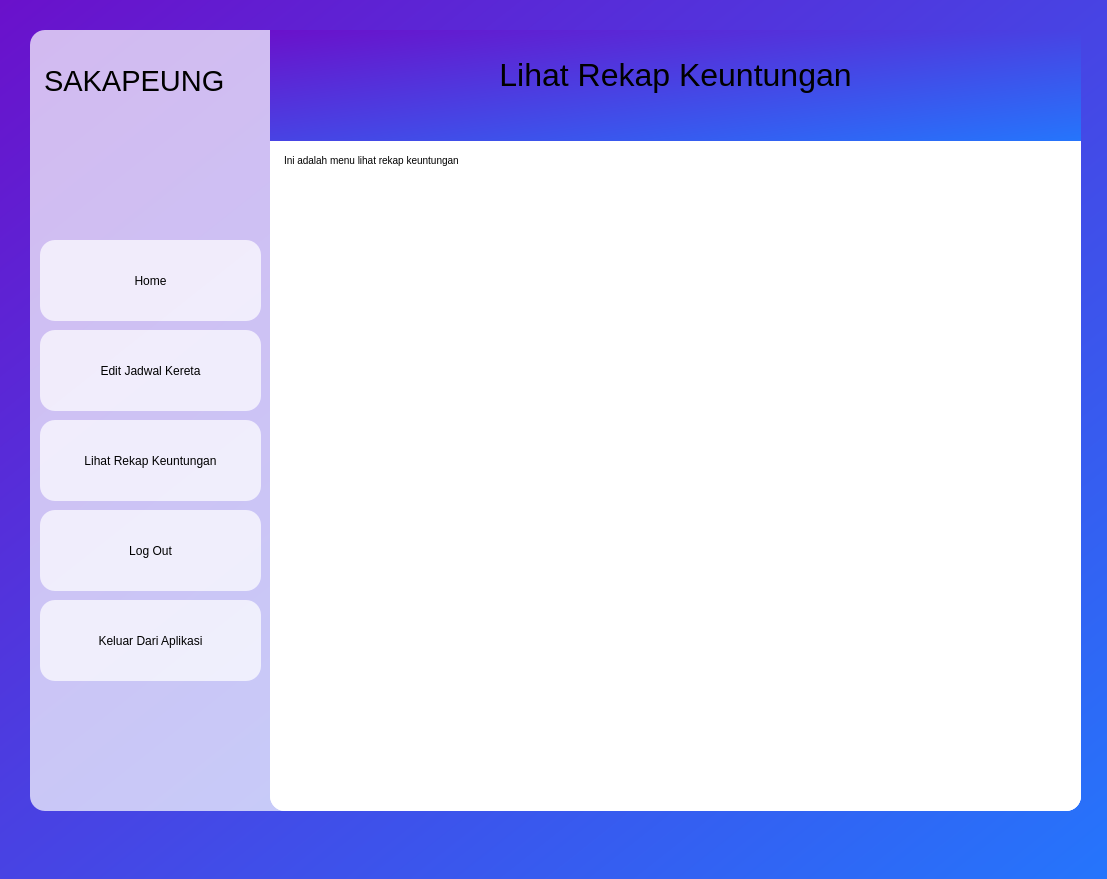
<?xml version="1.0" encoding="UTF-8"?>
<ui version="4.0">
 <class>dashboard_admin_sakapeung</class>
 <widget class="QMainWindow" name="dashboard_admin_sakapeung">
  <property name="geometry">
   <rect>
    <x>0</x>
    <y>0</y>
    <width>1107</width>
    <height>879</height>
   </rect>
  </property>
  <property name="windowTitle">
   <string>Dashboard SAKAPEUNG</string>
  </property>
  <property name="styleSheet">
   <string notr="true">background: qlineargradient(x1:0, y1:0, x2:1, y2:1, stop:0 #6a11cb, stop:1 #2575fc);
</string>
  </property>
  <widget class="QWidget" name="centralwidget">
   <widget class="QFrame" name="frame_utama">
    <property name="geometry">
     <rect>
      <x>30</x>
      <y>30</y>
      <width>1051</width>
      <height>781</height>
     </rect>
    </property>
    <property name="styleSheet">
     <string notr="true">background-color: rgba(255, 255, 255, 180); /* Transparansi */
border-radius: 15px; /* Membuat sudut melengkung */</string>
    </property>
    <property name="frameShape">
     <enum>QFrame::StyledPanel</enum>
    </property>
    <property name="frameShadow">
     <enum>QFrame::Raised</enum>
    </property>
    <widget class="QStackedWidget" name="stackedWidget">
     <property name="geometry">
      <rect>
       <x>240</x>
       <y>0</y>
       <width>811</width>
       <height>781</height>
      </rect>
     </property>
     <property name="styleSheet">
      <string notr="true">background : white;</string>
     </property>
     <property name="frameShape">
      <enum>QFrame::Box</enum>
     </property>
     <property name="frameShadow">
      <enum>QFrame::Plain</enum>
     </property>
     <property name="currentIndex">
      <number>2</number>
     </property>
     <widget class="QWidget" name="admin">
      <widget class="QTextEdit" name="home_admin">
       <property name="geometry">
        <rect>
         <x>10</x>
         <y>120</y>
         <width>791</width>
         <height>651</height>
        </rect>
       </property>
       <property name="html">
        <string>&lt;!DOCTYPE HTML PUBLIC &quot;-//W3C//DTD HTML 4.0//EN&quot; &quot;http://www.w3.org/TR/REC-html40/strict.dtd&quot;&gt;
&lt;html&gt;&lt;head&gt;&lt;meta name=&quot;qrichtext&quot; content=&quot;1&quot; /&gt;&lt;style type=&quot;text/css&quot;&gt;
p, li { white-space: pre-wrap; }
&lt;/style&gt;&lt;/head&gt;&lt;body style=&quot; font-family:'MS Shell Dlg 2'; font-size:7.8pt; font-weight:400; font-style:normal;&quot;&gt;
&lt;p style=&quot; margin-top:0px; margin-bottom:0px; margin-left:0px; margin-right:0px; -qt-block-indent:0; text-indent:0px;&quot;&gt;Ini adalah dashbiard admin&lt;/p&gt;&lt;/body&gt;&lt;/html&gt;</string>
       </property>
      </widget>
      <widget class="QTextBrowser" name="home_title_admin">
       <property name="geometry">
        <rect>
         <x>0</x>
         <y>0</y>
         <width>811</width>
         <height>111</height>
        </rect>
       </property>
       <property name="styleSheet">
        <string notr="true">background: qlineargradient(x1:0, y1:0, x2:1, y2:1, stop:0 #6a11cb, stop:1 #2575fc);
border-radius: 0px; 
</string>
       </property>
       <property name="html">
        <string>&lt;!DOCTYPE HTML PUBLIC &quot;-//W3C//DTD HTML 4.0//EN&quot; &quot;http://www.w3.org/TR/REC-html40/strict.dtd&quot;&gt;
&lt;html&gt;&lt;head&gt;&lt;meta name=&quot;qrichtext&quot; content=&quot;1&quot; /&gt;&lt;style type=&quot;text/css&quot;&gt;
p, li { white-space: pre-wrap; }
&lt;/style&gt;&lt;/head&gt;&lt;body style=&quot; font-family:'MS Shell Dlg 2'; font-size:7.8pt; font-weight:400; font-style:normal;&quot;&gt;
&lt;p align=&quot;center&quot; style=&quot;-qt-paragraph-type:empty; margin-top:0px; margin-bottom:0px; margin-left:0px; margin-right:0px; -qt-block-indent:0; text-indent:0px;&quot;&gt;&lt;br /&gt;&lt;/p&gt;
&lt;p align=&quot;center&quot; style=&quot; margin-top:0px; margin-bottom:0px; margin-left:0px; margin-right:0px; -qt-block-indent:0; text-indent:0px;&quot;&gt;&lt;span style=&quot; font-size:6pt;&quot;&gt; &lt;/span&gt;&lt;/p&gt;
&lt;p align=&quot;center&quot; style=&quot; margin-top:0px; margin-bottom:0px; margin-left:0px; margin-right:0px; -qt-block-indent:0; text-indent:0px;&quot;&gt;&lt;span style=&quot; font-size:24pt;&quot;&gt;Dashboard Admin&lt;/span&gt;&lt;/p&gt;&lt;/body&gt;&lt;/html&gt;</string>
       </property>
      </widget>
     </widget>
     <widget class="QWidget" name="edit_jadwal_kereta">
      <widget class="QTextBrowser" name="edit_jadwal_kereta_title_admin">
       <property name="geometry">
        <rect>
         <x>0</x>
         <y>0</y>
         <width>811</width>
         <height>111</height>
        </rect>
       </property>
       <property name="styleSheet">
        <string notr="true">background: qlineargradient(x1:0, y1:0, x2:1, y2:1, stop:0 #6a11cb, stop:1 #2575fc);
border-radius: 0px; 
</string>
       </property>
       <property name="html">
        <string>&lt;!DOCTYPE HTML PUBLIC &quot;-//W3C//DTD HTML 4.0//EN&quot; &quot;http://www.w3.org/TR/REC-html40/strict.dtd&quot;&gt;
&lt;html&gt;&lt;head&gt;&lt;meta name=&quot;qrichtext&quot; content=&quot;1&quot; /&gt;&lt;style type=&quot;text/css&quot;&gt;
p, li { white-space: pre-wrap; }
&lt;/style&gt;&lt;/head&gt;&lt;body style=&quot; font-family:'MS Shell Dlg 2'; font-size:7.8pt; font-weight:400; font-style:normal;&quot;&gt;
&lt;p align=&quot;center&quot; style=&quot;-qt-paragraph-type:empty; margin-top:0px; margin-bottom:0px; margin-left:0px; margin-right:0px; -qt-block-indent:0; text-indent:0px;&quot;&gt;&lt;br /&gt;&lt;/p&gt;
&lt;p align=&quot;center&quot; style=&quot; margin-top:0px; margin-bottom:0px; margin-left:0px; margin-right:0px; -qt-block-indent:0; text-indent:0px;&quot;&gt;&lt;span style=&quot; font-size:6pt;&quot;&gt; &lt;/span&gt;&lt;/p&gt;
&lt;p align=&quot;center&quot; style=&quot; margin-top:0px; margin-bottom:0px; margin-left:0px; margin-right:0px; -qt-block-indent:0; text-indent:0px;&quot;&gt;&lt;span style=&quot; font-size:24pt;&quot;&gt;Edit Jadwal Kereta&lt;/span&gt;&lt;/p&gt;&lt;/body&gt;&lt;/html&gt;</string>
       </property>
      </widget>
      <widget class="QTextEdit" name="edit_jadwal_kereta_admin">
       <property name="geometry">
        <rect>
         <x>10</x>
         <y>120</y>
         <width>791</width>
         <height>651</height>
        </rect>
       </property>
       <property name="html">
        <string>&lt;!DOCTYPE HTML PUBLIC &quot;-//W3C//DTD HTML 4.0//EN&quot; &quot;http://www.w3.org/TR/REC-html40/strict.dtd&quot;&gt;
&lt;html&gt;&lt;head&gt;&lt;meta name=&quot;qrichtext&quot; content=&quot;1&quot; /&gt;&lt;style type=&quot;text/css&quot;&gt;
p, li { white-space: pre-wrap; }
&lt;/style&gt;&lt;/head&gt;&lt;body style=&quot; font-family:'MS Shell Dlg 2'; font-size:7.8pt; font-weight:400; font-style:normal;&quot;&gt;
&lt;p style=&quot; margin-top:0px; margin-bottom:0px; margin-left:0px; margin-right:0px; -qt-block-indent:0; text-indent:0px;&quot;&gt;Ini adalah menu edit jadwal kereta&lt;/p&gt;&lt;/body&gt;&lt;/html&gt;</string>
       </property>
      </widget>
     </widget>
     <widget class="QWidget" name="lihat_rekap_keuntungan">
      <widget class="QTextBrowser" name="lihat_rekap_keuntungan_title_admin">
       <property name="geometry">
        <rect>
         <x>0</x>
         <y>0</y>
         <width>811</width>
         <height>111</height>
        </rect>
       </property>
       <property name="styleSheet">
        <string notr="true">background: qlineargradient(x1:0, y1:0, x2:1, y2:1, stop:0 #6a11cb, stop:1 #2575fc);
border-radius: 0px;
</string>
       </property>
       <property name="html">
        <string>&lt;!DOCTYPE HTML PUBLIC &quot;-//W3C//DTD HTML 4.0//EN&quot; &quot;http://www.w3.org/TR/REC-html40/strict.dtd&quot;&gt;
&lt;html&gt;&lt;head&gt;&lt;meta name=&quot;qrichtext&quot; content=&quot;1&quot; /&gt;&lt;style type=&quot;text/css&quot;&gt;
p, li { white-space: pre-wrap; }
&lt;/style&gt;&lt;/head&gt;&lt;body style=&quot; font-family:'MS Shell Dlg 2'; font-size:7.8pt; font-weight:400; font-style:normal;&quot;&gt;
&lt;p align=&quot;center&quot; style=&quot;-qt-paragraph-type:empty; margin-top:0px; margin-bottom:0px; margin-left:0px; margin-right:0px; -qt-block-indent:0; text-indent:0px;&quot;&gt;&lt;br /&gt;&lt;/p&gt;
&lt;p align=&quot;center&quot; style=&quot; margin-top:0px; margin-bottom:0px; margin-left:0px; margin-right:0px; -qt-block-indent:0; text-indent:0px;&quot;&gt;&lt;span style=&quot; font-size:6pt;&quot;&gt; &lt;/span&gt;&lt;/p&gt;
&lt;p align=&quot;center&quot; style=&quot; margin-top:0px; margin-bottom:0px; margin-left:0px; margin-right:0px; -qt-block-indent:0; text-indent:0px;&quot;&gt;&lt;span style=&quot; font-size:24pt;&quot;&gt;Lihat Rekap Keuntungan&lt;/span&gt;&lt;/p&gt;&lt;/body&gt;&lt;/html&gt;</string>
       </property>
      </widget>
      <widget class="QTextEdit" name="lihat_rekap_keuntungan_admin">
       <property name="geometry">
        <rect>
         <x>10</x>
         <y>120</y>
         <width>791</width>
         <height>651</height>
        </rect>
       </property>
       <property name="html">
        <string>&lt;!DOCTYPE HTML PUBLIC &quot;-//W3C//DTD HTML 4.0//EN&quot; &quot;http://www.w3.org/TR/REC-html40/strict.dtd&quot;&gt;
&lt;html&gt;&lt;head&gt;&lt;meta name=&quot;qrichtext&quot; content=&quot;1&quot; /&gt;&lt;style type=&quot;text/css&quot;&gt;
p, li { white-space: pre-wrap; }
&lt;/style&gt;&lt;/head&gt;&lt;body style=&quot; font-family:'MS Shell Dlg 2'; font-size:7.8pt; font-weight:400; font-style:normal;&quot;&gt;
&lt;p style=&quot; margin-top:0px; margin-bottom:0px; margin-left:0px; margin-right:0px; -qt-block-indent:0; text-indent:0px;&quot;&gt;Ini adalah menu lihat rekap keuntungan&lt;/p&gt;&lt;/body&gt;&lt;/html&gt;</string>
       </property>
      </widget>
     </widget>
    </widget>
    <widget class="QPushButton" name="home_button">
     <property name="geometry">
      <rect>
       <x>10</x>
       <y>210</y>
       <width>221</width>
       <height>81</height>
      </rect>
     </property>
     <property name="mouseTracking">
      <bool>true</bool>
     </property>
     <property name="tabletTracking">
      <bool>true</bool>
     </property>
     <property name="text">
      <string>Home</string>
     </property>
    </widget>
    <widget class="QTextBrowser" name="sakapeung">
     <property name="geometry">
      <rect>
       <x>10</x>
       <y>30</y>
       <width>251</width>
       <height>71</height>
      </rect>
     </property>
     <property name="styleSheet">
      <string notr="true">  background: transparent;</string>
     </property>
     <property name="html">
      <string>&lt;!DOCTYPE HTML PUBLIC &quot;-//W3C//DTD HTML 4.0//EN&quot; &quot;http://www.w3.org/TR/REC-html40/strict.dtd&quot;&gt;
&lt;html&gt;&lt;head&gt;&lt;meta name=&quot;qrichtext&quot; content=&quot;1&quot; /&gt;&lt;style type=&quot;text/css&quot;&gt;
p, li { white-space: pre-wrap; }
&lt;/style&gt;&lt;/head&gt;&lt;body style=&quot; font-family:'MS Shell Dlg 2'; font-size:7.8pt; font-weight:400; font-style:normal;&quot;&gt;
&lt;p style=&quot; margin-top:0px; margin-bottom:0px; margin-left:0px; margin-right:0px; -qt-block-indent:0; text-indent:0px;&quot;&gt;&lt;span style=&quot; font-size:22pt;&quot;&gt;SAKAPEUNG&lt;/span&gt;&lt;/p&gt;
&lt;p style=&quot;-qt-paragraph-type:empty; margin-top:0px; margin-bottom:0px; margin-left:0px; margin-right:0px; -qt-block-indent:0; text-indent:0px; font-size:22pt;&quot;&gt;&lt;br /&gt;&lt;/p&gt;&lt;/body&gt;&lt;/html&gt;</string>
     </property>
    </widget>
    <widget class="QPushButton" name="edit_jadwal_kereta_button">
     <property name="geometry">
      <rect>
       <x>10</x>
       <y>300</y>
       <width>221</width>
       <height>81</height>
      </rect>
     </property>
     <property name="mouseTracking">
      <bool>true</bool>
     </property>
     <property name="tabletTracking">
      <bool>true</bool>
     </property>
     <property name="text">
      <string>Edit Jadwal Kereta</string>
     </property>
    </widget>
    <widget class="QPushButton" name="lihat_rekap_keuntungan_button">
     <property name="geometry">
      <rect>
       <x>10</x>
       <y>390</y>
       <width>221</width>
       <height>81</height>
      </rect>
     </property>
     <property name="mouseTracking">
      <bool>true</bool>
     </property>
     <property name="tabletTracking">
      <bool>true</bool>
     </property>
     <property name="text">
      <string>Lihat Rekap Keuntungan</string>
     </property>
    </widget>
    <widget class="QPushButton" name="logout_button">
     <property name="geometry">
      <rect>
       <x>10</x>
       <y>480</y>
       <width>221</width>
       <height>81</height>
      </rect>
     </property>
     <property name="mouseTracking">
      <bool>true</bool>
     </property>
     <property name="tabletTracking">
      <bool>true</bool>
     </property>
     <property name="text">
      <string>Log Out</string>
     </property>
    </widget>
    <widget class="QPushButton" name="keluar_button">
     <property name="geometry">
      <rect>
       <x>10</x>
       <y>570</y>
       <width>221</width>
       <height>81</height>
      </rect>
     </property>
     <property name="mouseTracking">
      <bool>true</bool>
     </property>
     <property name="tabletTracking">
      <bool>true</bool>
     </property>
     <property name="text">
      <string>Keluar Dari Aplikasi</string>
     </property>
    </widget>
    <zorder>sakapeung</zorder>
    <zorder>stackedWidget</zorder>
    <zorder>home_button</zorder>
    <zorder>edit_jadwal_kereta_button</zorder>
    <zorder>lihat_rekap_keuntungan_button</zorder>
    <zorder>logout_button</zorder>
    <zorder>keluar_button</zorder>
   </widget>
  </widget>
 </widget>
 <resources/>
 <connections/>
</ui>
